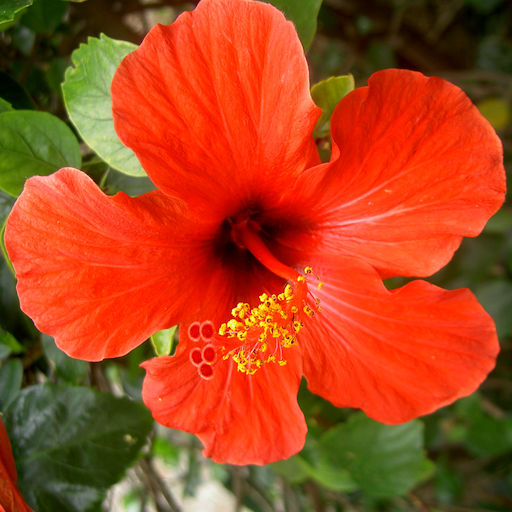
#> input picture numerical-tours/python/nt_toolbox/data/hibiscus.bmp, 512 x 512 px
$ jupyter execute --allow-errors introduction_4_fourier_wavelets.ipynb   (shell and % lines are left out)
#> lines starting #> are read from the running program, lines starting #| are printed output that depends on the picture; long printed decimals are rounded
### numerical-tours/python/nt_toolbox/signal.py
import numpy as np
import pylab
import matplotlib.image as mpimg
import matplotlib.pyplot as plt
from scipy import ndimage
# signal.py: TODO: try to not make use of transform.resize
from skimage import transform

from . import general as nt

#from nt_toolbox.general import *

# [81 lines left out: functions bilinear_interpolate, cconv, div, gaussian_blur, grad, not called in this run]

def imageplot(f, str='', sbpt=[]):
    """
        Use nearest neighbor interpolation for the display.
    """
    if sbpt != []:
        plt.subplot(sbpt[0], sbpt[1], sbpt[2])
    imgplot = plt.imshow(f, interpolation='nearest')
    imgplot.set_cmap('gray')
    pylab.axis('off')
    if str != '':
        plt.title(str)

def load_image(name, n=-1, flatten=1, resc=1, grayscale=1):
    """
        Load an image from a file, rescale its dynamic to [0,1], turn it into a grayscale image
        and resize it to size n x n.
    """
#> called with name = 'nt_toolbox/data/hibiscus.bmp', n = 512, flatten = 1, resc = 1, grayscale = 1
    f = plt.imread(name)
#> f is the input picture: shape (512, 512, 3); mean R, G, B 170.2, 69.4, 28
    # turn into normalized grayscale image
    if grayscale == 1:
        if (flatten==1) and np.ndim(f)>2:
            f = np.sum(f, axis=2)
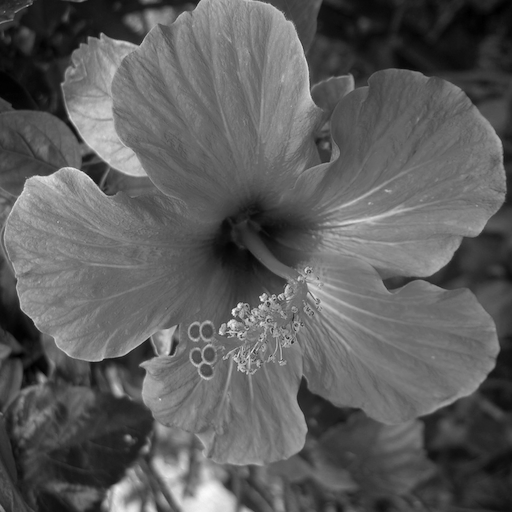
#> f: shape (512, 512) uint64; min 0, max 731, mean 267.6; drawn with min black and max white
    if resc==1:
        f = nt.rescale(f)
    # change the size of the image
    if n > 0:
        if np.ndim(f)==2:
            f = transform.resize(f, [n, n], 1)
        elif np.ndim(f)==3:
            f = transform.resize(f, [n, n, f.shape[2]], 1)
    return f

# [49 lines left out: function perform_wavortho_transf, not called in this run]


def plot_wavelet(fW, Jmin=0):
    """
        plot_wavelet - plot wavelets coefficients.

        U = plot_wavelet(fW, Jmin):

        Copyright (c) 2014 Gabriel Peyre
    """
    def rescaleWav(A):
        v = abs(A).max()
        B = A.copy()
        if v > 0:
            B = .5 + .5 * A / v
        return B
    ##
    n = fW.shape[1]
    Jmax = int(np.log2(n)) - 1
    U = fW.copy()
    for j in np.arange(Jmax, Jmin - 1, -1):
        U[:2 ** j:,    2 ** j:2 **
            (j + 1):] = rescaleWav(U[:2 ** j:, 2 ** j:2 ** (j + 1):])
        U[2 ** j:2 ** (j + 1):, :2 **
          j:] = rescaleWav(U[2 ** j:2 ** (j + 1):, :2 ** j:])
        U[2 ** j:2 ** (j + 1):, 2 ** j:2 ** (j + 1):] = (
            rescaleWav(U[2 ** j:2 ** (j + 1):, 2 ** j:2 ** (j + 1):]))
    # coarse scale
    U[:2 ** j:, :2 ** j:] = nt.rescale(U[:2 ** j:, :2 ** j:])
    # plot underlying image
    imageplot(U)
    # display crosses
    for j in np.arange(Jmax, Jmin - 1, -1):
        plt.plot([0, 2 ** (j + 1)], [2 ** j, 2 ** j], 'r')
        plt.plot([2 ** j, 2 ** j], [0, 2 ** (j + 1)], 'r')
    # display box
    plt.plot([0, n], [0, 0], 'r')
    plt.plot([0, n], [n, n], 'r')
    plt.plot([0, 0], [0, n], 'r')
    plt.plot([n, n], [0, n], 'r')
    return U

# [21 lines left out: function psnr, not called in this run]

def snr(x, y):
    """
    snr - signal to noise ratio

       v = snr(x,y);

     v = 20*log10( norm(x(:)) / norm(x(:)-y(:)) )

       x is the original clean signal (reference).
       y is the denoised signal.

    Copyright (c) 2014 Gabriel Peyre
    """

    return 20 * np.log10(pylab.norm(x) / pylab.norm(x - y))

# [58 lines left out: functions subsampling, upsampling, plot_dictionary, not called in this run]

### numerical-tours/python/nt_toolbox/general.py
import numpy as np
import pylab
import matplotlib.image as mpimg
import matplotlib.pyplot as plt
from scipy import ndimage
# general.py TODO: try to not make use of transform.resize
from skimage import transform ## commented


# [34 lines left out: functions crop, circshift, circshift1d, not called in this run]

def clamp(x, a=[], b=[]):
    """
     clamp - clamp a value

       y = clamp(x,a,b);

     Default is [a,b]=[0,1].

       Copyright (c) 2004 Gabriel Peyre
    """

    if a == []:
        a = 0.0
    if b == []:
        b = 1.0
    return np.minimum(np.maximum(x, a), b)

def rescale(f,a=0,b=1):
    """
        Rescale linearly the dynamic of a vector to fit within a range [a,b]
    """
#> called with a = 0, b = 1
    v = f.max() - f.min()
#> v = 731
    g = (f - f.min()).copy()
    if v > 0:
        g = g / v
    return a + g*(b-a)

# [5 lines left out: function reverse, not called in this run]

### numerical-tours/python/nt_toolbox/perform_wavelet_transf.py
import numpy as np

def perform_wavelet_transf(f, Jmin, dir, filter = "9-7",separable = 0, ti = 0):

    """""
    perform_wavelet_transf - peform fast lifting transform

    y = perform_wavelet_transf(x, Jmin, dir, filter = "9-7",separable = 0, ti = 0);

    Implement 1D and 2D symmetric wavelets with symmetric boundary treatements, using
    a lifting implementation.

    filter gives the coefficients of the lifting filter.
    You can use h='linear' or h='7-9' to select automatically biorthogonal
    transform with 2 and 4 vanishing moments.

    You can set ti=1 to compute a translation invariant wavelet transform.

    You can set separable=1 to compute a separable 2D wavelet
    transform.

    Copyright (c) 2008 Gabriel Peyre
    """

    #copy f
    x = np.copy(f)

    #convert Jmin to int
    Jmin = int(Jmin)

    # detect dimensionality
    d = np.ndim(x)
    # P/U/P/U/etc the last coefficient is scaling
    if filter in ["linear","5-3"]:
        h = [1/2, 1/4, np.sqrt(2)]

    elif filter in ["9-7","7-9"]:
        h = [1.586134342, -.05298011854, -.8829110762, .4435068522, 1.149604398]

    else:
        raise ValueError('Unknown filter')

    if d == 2 and separable == 1:
        ti = 0
        if ti == 1:
            wrn.warning("Separable does not works for translation invariant transform")

        # perform a separable wavelet transform
        n = np.shape(x)[0]
        if dir == 1:
            for i in range(n):
                x[:,i] = perform_wavelet_transf(x[:,i], Jmin, dir, filter, separable, ti)
            for i in range(n):
                x[i,:] = np.transpose(perform_wavelet_transf(np.transpose(x[i,:]), Jmin, dir, filter, separable, ti))
        else:
            for i in range(n):
                x[i,:] = np.transpose(perform_wavelet_transf(np.transpose(x[i,:]), Jmin, dir, filter, separable, ti))
            for i in range(n):
                x[:,i] = perform_wavelet_transf(x[:,i], Jmin, dir, filter, separable, ti)


    # number of lifting steps
    if np.ndim(x) == 1:
        n = len(x)
    else:
        n = np.shape(x)[1]
    m = (len(h)-1)//2
    Jmax = int(np.log2(n)-1)
    jlist = range(Jmax,Jmin-1,-1)

    if dir == -1:
        jlist = range(Jmin,Jmax+1,1)

    if ti == 0:
        # subsampled
        for j in jlist:
            if d == 1:
                x[:2**(j+1),:] = lifting_step(x[:2**(j+1)], h, dir)
            else:
                x[:2**(j+1),:2**(j+1)] = lifting_step(x[:2**(j+1),:2**(j+1)], h, dir)
                x[:2**(j+1),:2**(j+1)] = np.transpose(lifting_step(np.transpose(x[:2**(j+1),:2**(j+1)]), h, dir))

    else:
        # TI
        nJ = Jmax - Jmin + 1
        if dir == 1 and d == 1:
            x = np.tile(x,(nJ + 1,1,1))
        elif dir == 1 and d == 2:
            x = np.tile(x,(3*nJ + 1,1,1))
        #elif dir == 1:
        #    x = np.tile(x,(1,1,1))
        for j in jlist:
            dist = 2**(Jmax - j)

            if d == 1:
                if dir == 1:
                    x[:(j-Jmin+2),:,:] = lifting_step_ti(x[0,:,:], h, dir, dist)
                else:
                    x[0,:,:] = lifting_step_ti(x[:(j-Jmin+2),:,:], h, dir, dist)
            else:
                dj = 3*(j-Jmin)

                if dir == 1:
                    x[[0,dj+1],:,:] = lifting_step_ti(x[0,:,:], h, dir, dist)

                    x[[0,dj+2],:,:] = lifting_step_ti(np.transpose(x[0,:,:]), h, dir, dist)
                    x[0,:,:] = np.transpose(x[0,:,:])
                    x[dj+2,:,:] = np.transpose(x[dj+2,:,:])

                    x[[1+dj,3+dj],:,:] = lifting_step_ti(np.transpose(x[dj+1,:,:]), h, dir, dist)
                    x[dj+1,:,:] = np.transpose(x[dj+1,:,:])
                    x[dj+3,:,:] = np.transpose(x[dj+3,:,:])
                else:

                    x[dj+1,:,:] = np.transpose(x[dj+1,:,:])
                    x[dj+3,:,:] = np.transpose(x[dj+3,:,:])

                    x[dj+1,:,:] = np.transpose(lifting_step_ti(x[[1+dj, 3+dj],:,:], h, dir, dist))

                    x[0,:,:] = np.transpose(x[0,:,:])
                    x[dj+2,:,:] = np.transpose(x[dj+2,:,:])
                    x[0,:,:] = np.transpose(lifting_step_ti(x[[0,dj+2],:,:], h, dir, dist))

                    x[0,:,:] = lifting_step_ti(x[[0,dj+1],:,:], h, dir, dist)

        if dir == -1:
            x = x[0,:,:]

    return x

###########################################################################
###########################################################################
###########################################################################

def lifting_step(x0, h, dir):

    #copy x
    x = np.copy(x0)

    # number of lifting steps
    m = (len(h) - 1)//2

    if dir==1:
        # split
        d = x[1::2,]
        x = x[0::2,]
        for i in range(m):
            d = d - h[2*i] * (x + np.vstack((x[1:,],x[-1,])))
            x = x + h[2*i+1] * (d + np.vstack((d[0,],d[:-1,])))
        x = np.vstack((x*h[-1],d/h[-1]))

    else:
        # retrieve detail coefs
        end = len(x)
        d = x[end//2:,]*h[-1]
        x = x[:end//2,]/h[-1]
        for i in range(m,0,-1):
            x = x - h[2*i-1] * (d + np.vstack((d[0,],d[:-1,])))
            d = d + h[2*i-2] * (x + np.vstack((x[1:,],x[-1,])))
        # merge
        x1 = np.vstack((x,x))
        x1[::2,] = x
        x1[1::2,] = d
        x = x1

    return x

###########################################################################
###########################################################################
###########################################################################
# [49 lines left out: function lifting_step_ti, not called in this run]

### numerical-tours/python/introduction_4_fourier_wavelets.ipynb
Image Approximation with Fourier and Wavelets
=============================================

*Important:* Please read the [installation page](http://gpeyre.github.io/numerical-tours/installation_python/) for details about how to install the toolboxes.
$\newcommand{\dotp}[2]{\langle #1, #2 \rangle}$
$\newcommand{\enscond}[2]{\lbrace #1, #2 \rbrace}$
$\newcommand{\pd}[2]{ \frac{ \partial #1}{\partial #2} }$
$\newcommand{\umin}[1]{\underset{#1}{\min}\;}$
$\newcommand{\umax}[1]{\underset{#1}{\max}\;}$
$\newcommand{\umin}[1]{\underset{#1}{\min}\;}$
$\newcommand{\uargmin}[1]{\underset{#1}{argmin}\;}$
$\newcommand{\norm}[1]{\|#1\|}$
$\newcommand{\abs}[1]{\left|#1\right|}$
$\newcommand{\choice}[1]{ \left\{  \begin{array}{l} #1 \end{array} \right. }$
$\newcommand{\pa}[1]{\left(#1\right)}$
$\newcommand{\diag}[1]{{diag}\left( #1 \right)}$
$\newcommand{\qandq}{\quad\text{and}\quad}$
$\newcommand{\qwhereq}{\quad\text{where}\quad}$
$\newcommand{\qifq}{ \quad \text{if} \quad }$
$\newcommand{\qarrq}{ \quad \Longrightarrow \quad }$
$\newcommand{\ZZ}{\mathbb{Z}}$
$\newcommand{\CC}{\mathbb{C}}$
$\newcommand{\RR}{\mathbb{R}}$
$\newcommand{\EE}{\mathbb{E}}$
$\newcommand{\Zz}{\mathcal{Z}}$
$\newcommand{\Ww}{\mathcal{W}}$
$\newcommand{\Vv}{\mathcal{V}}$
$\newcommand{\Nn}{\mathcal{N}}$
$\newcommand{\NN}{\mathcal{N}}$
$\newcommand{\Hh}{\mathcal{H}}$
$\newcommand{\Bb}{\mathcal{B}}$
$\newcommand{\Ee}{\mathcal{E}}$
$\newcommand{\Cc}{\mathcal{C}}$
$\newcommand{\Gg}{\mathcal{G}}$
$\newcommand{\Ss}{\mathcal{S}}$
$\newcommand{\Pp}{\mathcal{P}}$
$\newcommand{\Ff}{\mathcal{F}}$
$\newcommand{\Xx}{\mathcal{X}}$
$\newcommand{\Mm}{\mathcal{M}}$
$\newcommand{\Ii}{\mathcal{I}}$
$\newcommand{\Dd}{\mathcal{D}}$
$\newcommand{\Ll}{\mathcal{L}}$
$\newcommand{\Tt}{\mathcal{T}}$
$\newcommand{\si}{\sigma}$
$\newcommand{\al}{\alpha}$
$\newcommand{\la}{\lambda}$
$\newcommand{\ga}{\gamma}$
$\newcommand{\Ga}{\Gamma}$
$\newcommand{\La}{\Lambda}$
$\newcommand{\si}{\sigma}$
$\newcommand{\Si}{\Sigma}$
$\newcommand{\be}{\beta}$
$\newcommand{\de}{\delta}$
$\newcommand{\De}{\Delta}$
$\newcommand{\phi}{\varphi}$
$\newcommand{\th}{\theta}$
$\newcommand{\om}{\omega}$
$\newcommand{\Om}{\Omega}$

This numerical tour overviews the use of Fourier and wavelets for image
approximation.

[cell 1]
from __future__ import division

import numpy as np
import scipy as scp
import pylab as pyl
import matplotlib.pyplot as plt

from nt_toolbox.general import *
from nt_toolbox.signal import *

import warnings
warnings.filterwarnings('ignore')

*Note:* to measure the error of an image $f$ with its
approximation $f_M$, we use the SNR measure, defined as

$$ \text{SNR}(f,f_M) = -20\log_{10} \pa{ \frac{ \norm{f-f_M} }{ \norm{f} } },  $$

which is a quantity expressed in decibels (dB).
The higer the SNR, the better the quality.

Image Loading and Displaying
----------------------------

First we load an image $ f \in \RR^N $ of $ N = N_0 \times N_0 $ pixels.

[cell 2]
n0 = 512
f = rescale(load_image("nt_toolbox/data/hibiscus.bmp", n0))

Display the original image.

[cell 3]
plt.figure(figsize = (5,5))
imageplot(f, 'Image f')

Display a zoom in the middle.

[cell 4]
plt.figure(figsize = (5,5))
imageplot(f[n0//2 - 32:n0//2 + 32,n0//2 - 32:n0//2 + 32], 'Zoom')
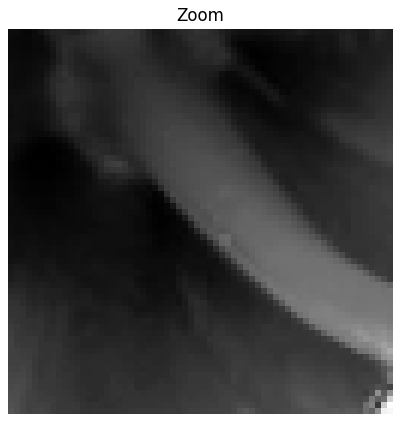
#> figure drawn by matplotlib, 1 panel

An image is a 2D array, it can be modified as a matrix.

[cell 5]
plt.figure(figsize = (8,8))
imageplot(-f, '-f', [1, 2, 1])
imageplot(f[::-1,], 'Flipped', [1, 2, 2])
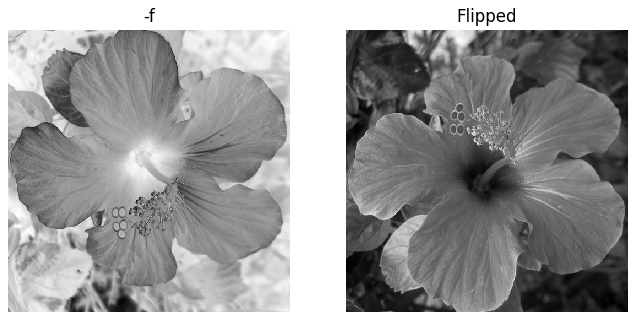
#> figure drawn by matplotlib, 2 panels

Blurring is achieved by computing a convolution $f \star h$ with a kernel $h$.

Compute the low pass kernel.

[cell 6]
k = 9; #size of the kernel
h = np.ones([k,k])
h = h/np.sum(h) #normalize

Compute the convolution $f \star h$.

[cell 7]
from scipy import signal
fh = signal.convolve2d(f, h, boundary = "symm")

Display.

[cell 8]
plt.figure(figsize = (5,5))
imageplot(fh, 'Blurred image')

Fourier Transform
-----------------
The Fourier orthonormal basis is defined as
$$ \psi_m(k) = \frac{1}{\sqrt{N}}e^{\frac{2i\pi}{N_0} \dotp{m}{k} } $$
where $0 \leq k_1,k_2 < N_0$ are position indexes,
and $0 \leq m_1,m_2 < N_0$ are frequency indexes.

The Fourier transform $\hat f$ is the projection of the image on this Fourier
basis

$$ \hat f(m) = \dotp{f}{\psi_m}. $$

The Fourier transform is computed in $ O(N \log(N)) $ operation using the FFT algorithm
(Fast Fourier Transform).
Note the normalization by $\sqrt{N}=N_0$ to make the transform orthonormal.

[cell 9]
F = pyl.fft2(f)/n0

We check this conservation of the energy.

[cell 10]
from pylab import linalg

print("Energy of Image:   %f" %linalg.norm(f))
#| Energy of Image:   205.747
print("Energy of Fourier: %f" %linalg.norm(F))
#| Energy of Fourier: 205.747

Compute the logarithm of the Fourier magnitude $ \log\left(\abs{\hat f(m)} +
\epsilon\right) $, for some small $\epsilon$.

[cell 11]
L = pyl.fftshift(np.log(abs(F) + 1e-1))

Display. Note that we use the function fftshift to put the 0 low frequency in the
middle.

[cell 12]
plt.figure(figsize = (5,5))
imageplot(L, 'Log(Fourier transform)')

Linear Fourier Approximation
----------------------------
An approximation is obtained by retaining a certain set of index $I_M$

$$ f_M = \sum_{ m \in I_M } \dotp{f}{\psi_m} \psi_m. $$

Linear approximation is obtained by retaining a *fixed* set $I_M$
of $M = \abs{I_M}$ coefficients. The important point is that $I_M$
does not depend on the image $f$ to be approximated.

For the Fourier transform, a low pass linear approximation
is obtained by keeping only the frequencies within a square.

$$ I_M = \enscond{m=(m_1,m_2)}{ -q/2 \leq m_1,m_2 < q/2 } $$
where $ q = \sqrt{M} $.

This can be achieved by computing the Fourier transform,
setting to zero the $N-M$ coefficients outside the square $I_M$
and then inverting the Fourier transform.

Number $M$ of kept coefficients.

[cell 13]
M = n0**2//64

__Exercise 1__

Perform the linear Fourier approximation with $M$ coefficients.
Store the result in the variable $f_M$.

#> (a cell that did not finish here is left out)

[cell 15]
## Insert your code here.

Compare two 1D profile (lines of the image).
This shows the strong ringing artifact of the linea approximation.

[cell 16]
plt.figure(figsize=(7,6))

plt.subplot(2, 1, 1)
plt.plot(f[: , n0//2])
plt.xlim(0,n0)
plt.title('f')

plt.subplot(2, 1, 2)
#> (the rest of this cell did not finish here and is left out)

Non-linear Fourier Approximation
--------------------------------
Non-linear approximation is obtained by keeping the $M$ largest
coefficients. This is equivalently computed using a thresholding of the
coefficients
$$ I_M = \enscond{m}{ \abs{\dotp{f}{\psi_m}}>T }. $$

Set a threshold $T>0$.

[cell 17]
T = .2

Compute the Fourier transform.

[cell 18]
F = pyl.fft2(f)/n0

Do the hard thresholding.

[cell 19]
FT = np.multiply(F,(abs(F) > T))

Display. Note that we use the function fftshift to put the 0 low frequency in the
middle.

[cell 20]
L = pyl.fftshift(np.log(abs(FT) + 1e-1))
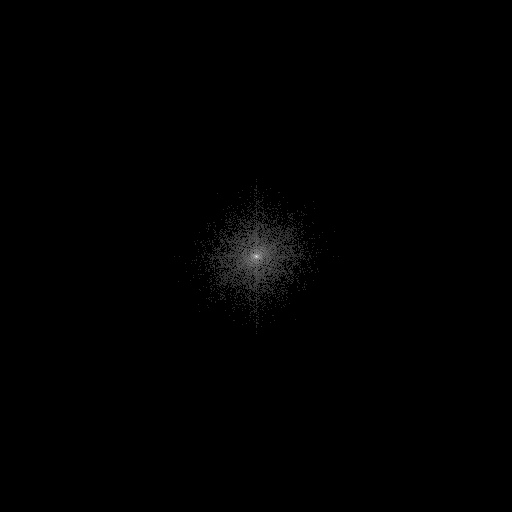
#> L: shape (512, 512) float64; min -2.3, max 5.23, mean -2.27; drawn with min black and max white
plt.figure(figsize = (5,5))
imageplot(L, 'thresholded Log(Fourier transform)')

Inverse Fourier transform to obtain $f_M$.

[cell 21]
fM = np.real(pyl.ifft2(FT)*n0)
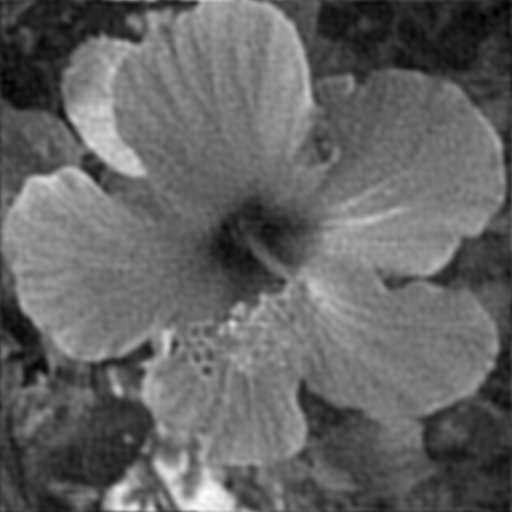
#> fM: shape (512, 512) float64; min -0.0403, max 0.992, mean 0.366; drawn with min black and max white

Display.

[cell 22]
plt.figure(figsize = (5,5))
imageplot(clamp(fM), "Linear, Fourier, SNR = %.1f dB" %snr(f, fM))

Given a $T$, the number of coefficients is obtained by counting the
non-thresholded coefficients $ \abs{I_M} $.

[cell 23]
m = np.sum(FT != 0)
#> m = 4907
print('M/N = 1/%d'  %(n0**2/m))
#| M/N = 1/53

__Exercise 2__

Compute the value of the threshold $T$ so that the number of
coefficients is $M$. Display the corresponding approximation
$f_M$.

#> (a cell that did not finish here is left out)

[cell 25]
## Insert your code here.

Wavelet Transform
-----------------
A wavelet basis $ \Bb = \{ \psi_m \}_m $
is obtained over the continuous domain by translating and
dilating three mother wavelet functions $ \{\psi^V,\psi^H,\psi^D\} $.

Each wavelet atom is defined as
$$ \psi_m(x) = \psi_{j,n}^k(x) = \frac{1}{2^j}\psi^k\pa{ \frac{x-2^j n}{2^j} } $$

The scale (size of the support) is $2^j$ and the position is
$2^j(n_1,n_2)$. The index is $ m=(k,j,n) $ for $\{ j \leq 0 \}$.

The wavelet transform computes all the inner products
$ \{ \dotp{f}{\psi_{j,n}^k} \}_{k,j,n} $.

Set the minimum scale for the transform to be 0.

[cell 26]
Jmin = 0

Perform the wavelet transform,  $f_w$ stores all the wavelet coefficients.

[cell 27]
from nt_toolbox.perform_wavelet_transf import *

fw = perform_wavelet_transf(f, Jmin, + 1)
#> the loop in perform_wavelet_transf, `for j in jlist:` made 9 passes
#> pass 1, in lifting_step, `d = x[1::2,]`:
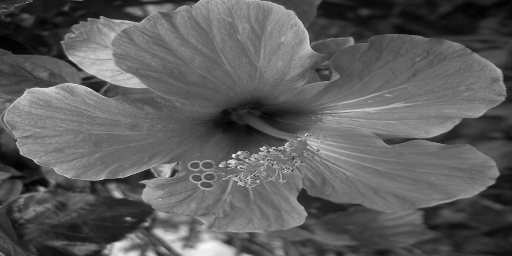
#> d: shape (256, 512) float64; min 0, max 1, mean 0.366
#> pass 1, in lifting_step, `x = np.vstack((x*h[-1],d/h[-1]))`:
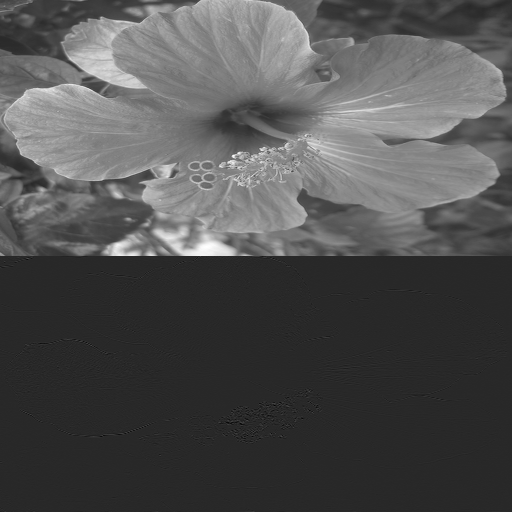
#> x: shape (512, 512) float64; min -0.264, max 1.39, mean 0.259; drawn with min black and max white
#> pass 1, in lifting_step (call 2), `x = np.copy(x0)`:
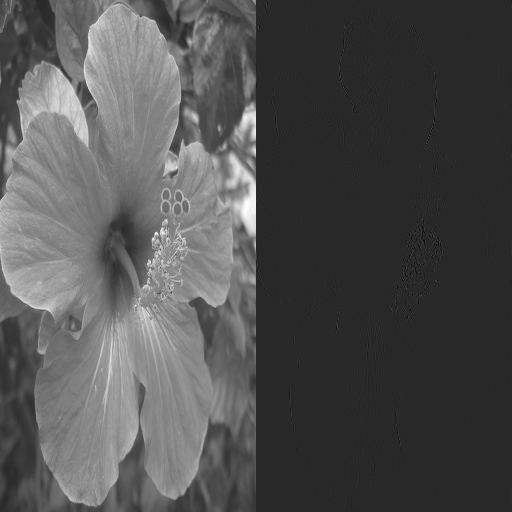
#> x: shape (512, 512) float64; min -0.264, max 1.39, mean 0.259; drawn with min black and max white

Display the transformed coefficients.

[cell 28]
plt.figure(figsize=(10,10))

plot_wavelet(fw)
#> the loop in plot_wavelet, `for j in np.arange(Jmax, Jmin - 1, -1):` made 9 passes
#> pass 1, in rescaleWav (call 2), `B = A.copy()`:
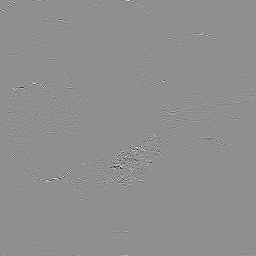
#> B: shape (256, 256) float64; min -0.309, max 0.24, mean 1.44e-05; drawn with min black and max white
#> in plot_wavelet, `U[:2 ** j:, :2 ** j:] = nt.rescale(U[:2 ** j:, :2 ** j:])`:
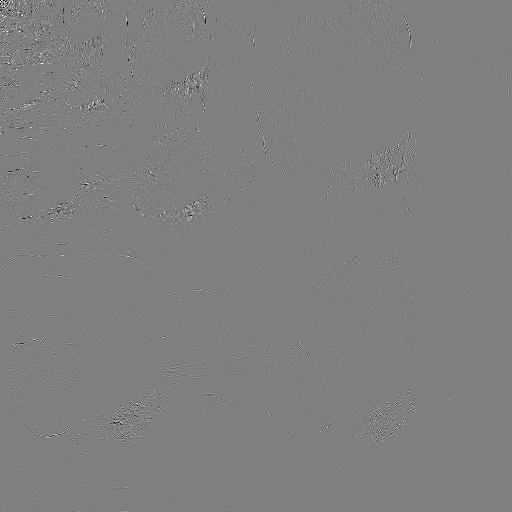
#> U: shape (512, 512) float64; min 0, max 1, mean 0.5
plt.title('Wavelet coefficients')

plt.show()
#> (the rest of the program and of its run is left out)
